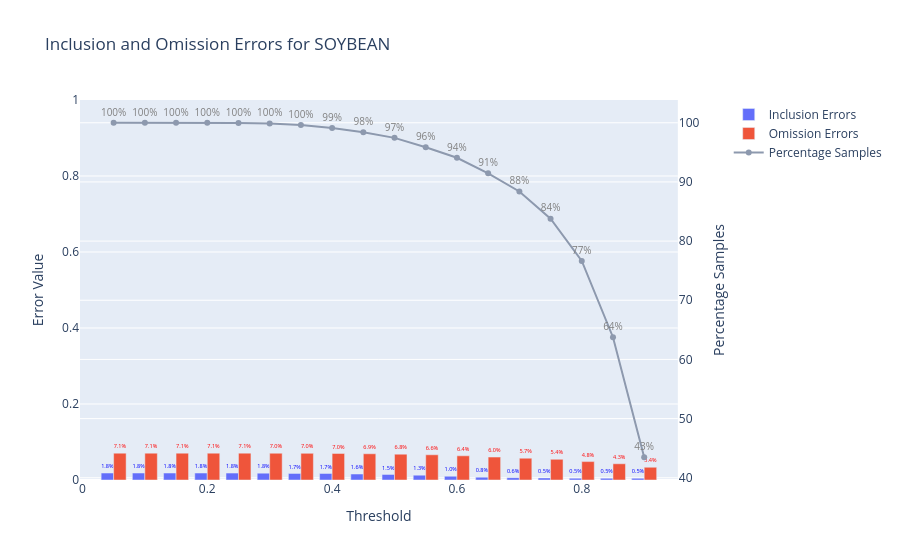

Notebook code cell kept with this figure:
### Code cell
plot_errors(df, crop_name="SOYBEAN")

### Figure 1 — Plotly figure (JSON) as saved in the notebook; plotly's stock layout.template omitted (floating-point values rounded to 4 significant figures)
{"data": [{"name": "Inclusion Errors", "text": [0.01834, 0.01834, 0.01834, 0.01834, 0.0182, 0.01806, 0.01738, 0.01715, 0.01578, 0.01471, 0.0128, 0.009937, 0.007516, 0.006135, 0.005435, 0.004793, 0.004617, 0.004521], "textfont": {"color": "blue"}, "textposition": "outside", "texttemplate": "%{text:.1%}", "type": "bar", "x": [0.05, 0.1, 0.15, 0.2, 0.25, 0.3, 0.35, 0.4, 0.45, 0.5, 0.55, 0.6, 0.65, 0.7, 0.75, 0.8, 0.85, 0.9], "xaxis": "x", "y": [0.01834, 0.01834, 0.01834, 0.01834, 0.0182, 0.01806, 0.01738, 0.01715, 0.01578, 0.01471, 0.0128, 0.009937, 0.007516, 0.006135, 0.005435, 0.004793, 0.004617, 0.004521], "yaxis": "y"}, {"name": "Omission Errors", "text": [0.07067, 0.07067, 0.07067, 0.07067, 0.07069, 0.07046, 0.07019, 0.06992, 0.06904, 0.06801, 0.06635, 0.06362, 0.06034, 0.05742, 0.05442, 0.04847, 0.04272, 0.03354], "textfont": {"color": "red"}, "textposition": "outside", "texttemplate": "%{text:.1%}", "type": "bar", "x": [0.05, 0.1, 0.15, 0.2, 0.25, 0.3, 0.35, 0.4, 0.45, 0.5, 0.55, 0.6, 0.65, 0.7, 0.75, 0.8, 0.85, 0.9], "xaxis": "x", "y": [0.07067, 0.07067, 0.07067, 0.07067, 0.07069, 0.07046, 0.07019, 0.06992, 0.06904, 0.06801, 0.06635, 0.06362, 0.06034, 0.05742, 0.05442, 0.04847, 0.04272, 0.03354], "yaxis": "y"}, {"line": {"color": "#8d99ae"}, "mode": "lines+markers+text", "name": "Percentage Samples", "text": [100, 100, 100, 100, 99.95, 99.87, 99.61, 99.12, 98.39, 97.45, 95.85, 94.08, 91.45, 88.39, 83.78, 76.64, 63.76, 43.47], "textfont": {"color": "grey", "size": 10}, "textposition": "top center", "texttemplate": "%{text:.0f}%", "type": "scatter", "x": [0.05, 0.1, 0.15, 0.2, 0.25, 0.3, 0.35, 0.4, 0.45, 0.5, 0.55, 0.6, 0.65, 0.7, 0.75, 0.8, 0.85, 0.9], "xaxis": "x", "y": [100, 100, 100, 100, 99.95, 99.87, 99.61, 99.12, 98.39, 97.45, 95.85, 94.08, 91.45, 88.39, 83.78, 76.64, 63.76, 43.47], "yaxis": "y2"}], "layout": {"title": {"text": "Inclusion and Omission Errors for SOYBEAN"}, "xaxis": {"anchor": "y", "domain": [0, 0.94], "title": {"text": "Threshold"}}, "yaxis": {"anchor": "x", "domain": [0, 1], "range": [0, 1], "title": {"text": "Error Value"}}, "yaxis2": {"anchor": "x", "overlaying": "y", "side": "right", "title": {"text": "Percentage Samples"}}}}
